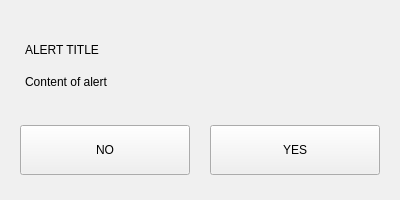
<?xml version="1.0" encoding="UTF-8"?>
<ui version="4.0">
 <class>AlertBoxView</class>
 <widget class="QWidget" name="AlertBoxView">
  <property name="geometry">
   <rect>
    <x>0</x>
    <y>0</y>
    <width>400</width>
    <height>200</height>
   </rect>
  </property>
  <property name="windowTitle">
   <string>Form</string>
  </property>
  <property name="styleSheet">
   <string notr="true"/>
  </property>
  <widget class="QWidget" name="alert_box_container_widget" native="true">
   <property name="geometry">
    <rect>
     <x>0</x>
     <y>0</y>
     <width>400</width>
     <height>200</height>
    </rect>
   </property>
   <property name="styleSheet">
    <string notr="true">background-color: rgb(240, 240, 240);</string>
   </property>
   <widget class="QPushButton" name="yes_button">
    <property name="geometry">
     <rect>
      <x>210</x>
      <y>125</y>
      <width>170</width>
      <height>50</height>
     </rect>
    </property>
    <property name="text">
     <string>YES</string>
    </property>
   </widget>
   <widget class="QPushButton" name="no_button">
    <property name="geometry">
     <rect>
      <x>20</x>
      <y>125</y>
      <width>170</width>
      <height>50</height>
     </rect>
    </property>
    <property name="text">
     <string>NO</string>
    </property>
   </widget>
   <widget class="QLabel" name="alert_title_label">
    <property name="geometry">
     <rect>
      <x>25</x>
      <y>25</y>
      <width>350</width>
      <height>50</height>
     </rect>
    </property>
    <property name="text">
     <string>ALERT TITLE</string>
    </property>
   </widget>
   <widget class="QLabel" name="alert_content_label">
    <property name="geometry">
     <rect>
      <x>25</x>
      <y>75</y>
      <width>350</width>
      <height>50</height>
     </rect>
    </property>
    <property name="text">
     <string>Content of alert</string>
    </property>
    <property name="textFormat">
     <enum>Qt::TextFormat::MarkdownText</enum>
    </property>
    <property name="scaledContents">
     <bool>true</bool>
    </property>
    <property name="alignment">
     <set>Qt::AlignmentFlag::AlignLeading|Qt::AlignmentFlag::AlignLeft|Qt::AlignmentFlag::AlignTop</set>
    </property>
    <property name="wordWrap">
     <bool>true</bool>
    </property>
    <property name="indent">
     <number>-1</number>
    </property>
   </widget>
  </widget>
 </widget>
 <resources/>
 <connections/>
</ui>
